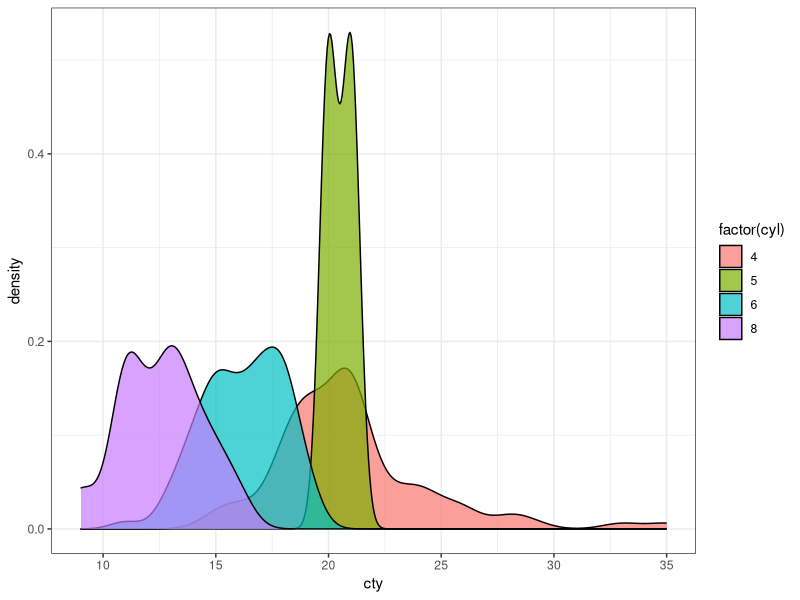

Write the R code that produced this figure. (Note: this script raises an error after producing the figure.)
## ---- chunk 1
#| label: "fig-r"
#| fig-cap: Example figure from R.
#| echo: false

library(ggplot2)
mpg |>
  ggplot() +
  geom_density(aes(x = cty, fill = factor(cyl)), alpha = 0.7) + 
  theme_bw()
## ---- chunk 2
#| label: "fig-wide"
#| echo: false
#| fig-env: "figure*"
#| fig-cap: "A wide figure"
#| out-width: 100%

knitr::include_graphics('figs/example-image-16x9.png')
